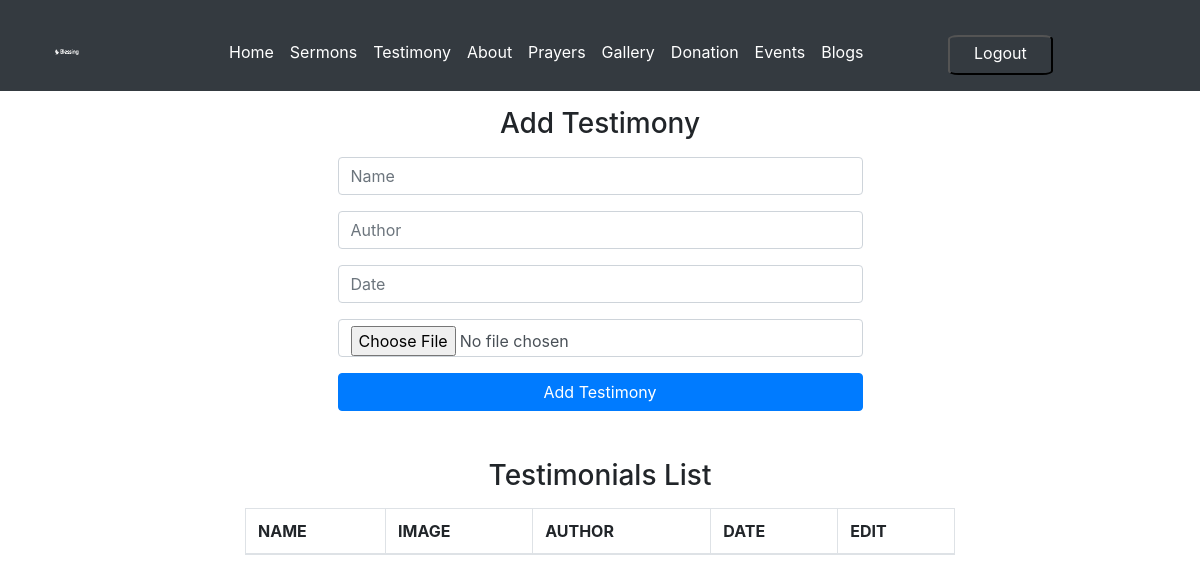
The page /admin/index.php?pg=testimony (signed in) on the database as committed earlier.
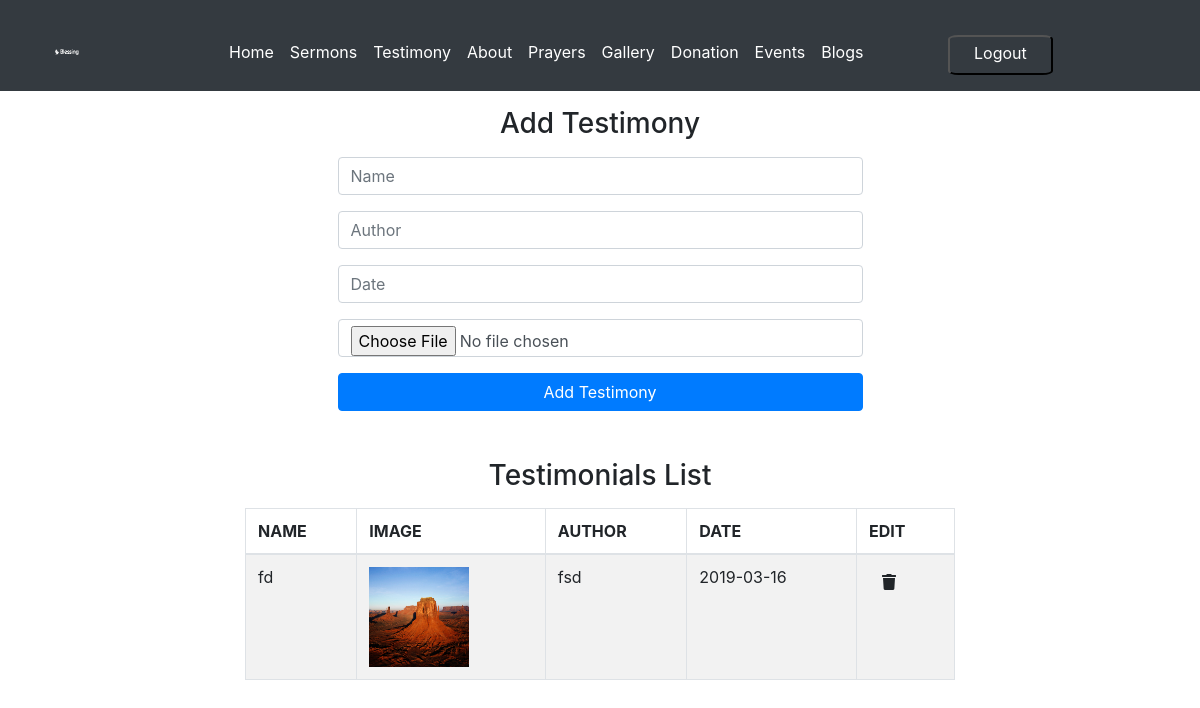
The same page on the database as committed later.
### tables this page shows
CREATE TABLE `testimony` (
  `id` int(11) NOT NULL,
  `name` varchar(20) NOT NULL,
  `author` varchar(20) NOT NULL,
  `date` varchar(20) NOT NULL,
  `image` varchar(30) NOT NULL
);

### admin/include/functions.php (called while the page is built, shortened)
<?php
	function selectdata($col,$tbname)
	{
		$selectqry="select $col from $tbname ";
		$result=mysqli_query($GLOBALS['con'],$selectqry) or die(mysqli_error($GLOBALS['con']));
	return $result;
	}
?>

### admin/pages/testimony.php (the view, shortened to what this page needs)
<div class="container">
<div class="row">
<div class="col-md-3">
</div>
<div class="col-md-6">
<h3 class="text-center mt-3 mb-3">Add Testimony</h3>
<form method="post" enctype="multipart/form-data" >
<div class="form-group">
<input type="text" name="name" placeholder="Name" required="required" class="form-control">
</div>
<div class="form-group">
<input type="text" name="author" placeholder="Author" required="required" class="form-control">
</div>
<div class="form-group">
<input placeholder="Date" class="form-control" type="text" onfocus="(this.type='date')" onblur="(this.type='text')" id="date" name="date">
</div>
<div class="form-group">
<input type="file" name="fileToUpload" class="form-control ">
</div>
<input type="submit" name="addtestimony" value="Add Testimony" class="btn btn-block btn-primary">
</form>
</div>
<div class="col-md-3">
</div>
</div>
</div>
<div class="container">
<div class="row mt-3">
<div class="col-md-8 offset-2">
<h3 class="text-center mt-3 mb-3">Testimonials List</h3>
<table id="example" class="table table-striped table-bordered" style="width:100%">
<thead>
<tr>
<th>NAME</th>
<th>IMAGE</th>
<th>AUTHOR</th>
<th>DATE</th>
<th>EDIT</th>
</tr>
</thead>
<tbody>
<?php
$result=selectdata("*","testimony");
while($row=mysqli_fetch_assoc($result))
	{
?>
<tr>
<td><?php  echo $row['name']; ?></td>
<td><img src="../assets/img/testimony/<?php echo $row['image'];  ?>" height="100px" width="100px;"></td>
<td><?php echo $row['author']; ?></td>
<td><?php echo $row['date']; ?></td>
<td>
<form>
<button type="submit"  name = "delete_image_testimony"  class="btn"><i class="fa fa-trash"></i></button>
</form>
</td>
</tr>
<?php
}
?>
</tbody>
</table>
</div>
</div>
</div>

Rows that differ between the two databases and show on the page:
added testimony: name "fd", image (picture), author "fsd", date "2019-03-16"
